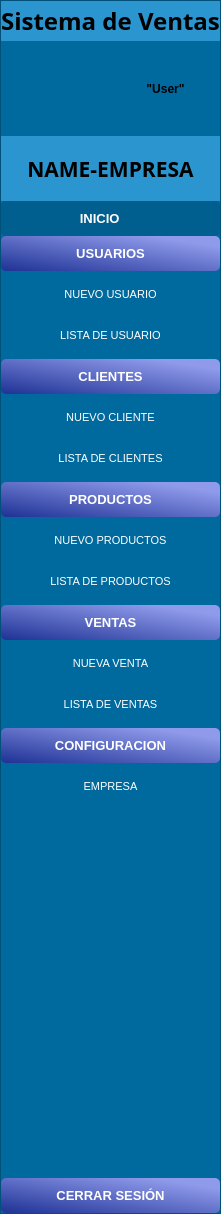
        <widget class="QFrame" name="frame_menu">
         <property name="enabled">
          <bool>true</bool>
         </property>
         <property name="baseSize">
          <size>
           <width>0</width>
           <height>0</height>
          </size>
         </property>
         <property name="layoutDirection">
          <enum>Qt::LeftToRight</enum>
         </property>
         <property name="styleSheet">
          <string notr="true">background-color: rgb(0, 105, 157);</string>
         </property>
         <property name="frameShape">
          <enum>QFrame::StyledPanel</enum>
         </property>
         <property name="frameShadow">
          <enum>QFrame::Raised</enum>
         </property>
         <property name="lineWidth">
          <number>0</number>
         </property>
         <layout class="QVBoxLayout" name="verticalLayout">
          <property name="spacing">
           <number>0</number>
          </property>
          <property name="leftMargin">
           <number>0</number>
          </property>
          <property name="topMargin">
           <number>0</number>
          </property>
          <property name="rightMargin">
           <number>0</number>
          </property>
          <property name="bottomMargin">
           <number>0</number>
          </property>
          <item>
           <widget class="QLabel" name="label_3">
            <property name="enabled">
             <bool>true</bool>
            </property>
            <property name="minimumSize">
             <size>
              <width>180</width>
              <height>40</height>
             </size>
            </property>
            <property name="font">
             <font>
              <family>Agency FB</family>
              <pointsize>18</pointsize>
              <weight>75</weight>
              <bold>true</bold>
             </font>
            </property>
            <property name="styleSheet">
             <string notr="true">background:rgb(42, 149, 207) ;
</string>
            </property>
            <property name="text">
             <string>Sistema de Ventas</string>
            </property>
            <property name="alignment">
             <set>Qt::AlignCenter</set>
            </property>
            <property name="margin">
             <number>-60</number>
            </property>
           </widget>
          </item>
          <item>
           <layout class="QHBoxLayout" name="horizontalLayout">
            <property name="spacing">
             <number>0</number>
            </property>
            <item>
             <widget class="QLabel" name="img_User">
              <property name="minimumSize">
               <size>
                <width>75</width>
                <height>95</height>
               </size>
              </property>
              <property name="maximumSize">
               <size>
                <width>130</width>
                <height>130</height>
               </size>
              </property>
              <property name="text">
               <string/>
              </property>
              <property name="pixmap">
               <pixmap>../img/User-Default.png</pixmap>
              </property>
              <property name="scaledContents">
               <bool>true</bool>
              </property>
              <property name="alignment">
               <set>Qt::AlignCenter</set>
              </property>
              <property name="wordWrap">
               <bool>false</bool>
              </property>
             </widget>
            </item>
            <item>
             <widget class="QLabel" name="lbl_Username">
              <property name="minimumSize">
               <size>
                <width>100</width>
                <height>0</height>
               </size>
              </property>
              <property name="maximumSize">
               <size>
                <width>16777215</width>
                <height>130</height>
               </size>
              </property>
              <property name="font">
               <font>
                <pointsize>9</pointsize>
                <weight>75</weight>
                <bold>true</bold>
               </font>
              </property>
              <property name="text">
               <string>&quot;User&quot;</string>
              </property>
              <property name="alignment">
               <set>Qt::AlignCenter</set>
              </property>
             </widget>
            </item>
           </layout>
          </item>
          <item>
           <widget class="QLabel" name="label">
            <property name="minimumSize">
             <size>
              <width>0</width>
              <height>65</height>
             </size>
            </property>
            <property name="font">
             <font>
              <family>Agency FB</family>
              <pointsize>16</pointsize>
              <weight>75</weight>
              <bold>true</bold>
             </font>
            </property>
            <property name="styleSheet">
             <string notr="true">background:rgb(42, 149, 207) ;</string>
            </property>
            <property name="text">
             <string>NAME-EMPRESA</string>
            </property>
            <property name="alignment">
             <set>Qt::AlignCenter</set>
            </property>
           </widget>
          </item>
          <item>
           <widget class="QPushButton" name="btn_inicio">
            <property name="enabled">
             <bool>true</bool>
            </property>
            <property name="minimumSize">
             <size>
              <width>0</width>
              <height>35</height>
             </size>
            </property>
            <property name="font">
             <font>
              <pointsize>10</pointsize>
              <weight>75</weight>
              <bold>true</bold>
             </font>
            </property>
            <property name="styleSheet">
             <string notr="true">QPushButton{
	
	background-color: rgb(0, 95, 143);
	border-radius: 5px;
	color: white;
}

QPushButton:hover{
	
	background-color: rgb(0, 105, 157);
}</string>
            </property>
            <property name="text">
             <string>      INICIO            </string>
            </property>
            <property name="icon">
             <iconset>
              <normaloff>../icon/home_black.png</normaloff>../icon/home_black.png</iconset>
            </property>
            <property name="iconSize">
             <size>
              <width>18</width>
              <height>18</height>
             </size>
            </property>
           </widget>
          </item>
          <item>
           <layout class="QVBoxLayout" name="lyu_Usuario">
            <property name="spacing">
             <number>6</number>
            </property>
            <property name="leftMargin">
             <number>0</number>
            </property>
            <property name="rightMargin">
             <number>0</number>
            </property>
            <property name="bottomMargin">
             <number>6</number>
            </property>
            <item>
             <widget class="QPushButton" name="btn_usuario">
              <property name="minimumSize">
               <size>
                <width>0</width>
                <height>35</height>
               </size>
              </property>
              <property name="font">
               <font>
                <pointsize>10</pointsize>
                <weight>75</weight>
                <bold>true</bold>
               </font>
              </property>
              <property name="styleSheet">
               <string notr="true">QPushButton{
	background-color: qlineargradient(spread:reflect, x1:0.045, y1:1, x2:0.966, y2:0.0795455, stop:0 rgba(33, 53, 151, 255), stop:0.892045 rgba(143, 154, 234, 255));
	border-radius: 5px;
	color: white;
}

QPushButton:hover{
	background-color: qlineargradient(spread:reflect, x1:0.045, y1:1, x2:0.966, y2:0.0795455, stop:0 rgba(33, 53, 151, 255), stop:0.892045 rgba(143, 154, 234, 200));
}</string>
              </property>
              <property name="text">
               <string>USUARIOS</string>
              </property>
             </widget>
            </item>
            <item>
             <widget class="QPushButton" name="btn_nuevo_usuario">
              <property name="enabled">
               <bool>true</bool>
              </property>
              <property name="minimumSize">
               <size>
                <width>0</width>
                <height>35</height>
               </size>
              </property>
              <property name="font">
               <font>
                <pointsize>8</pointsize>
               </font>
              </property>
              <property name="styleSheet">
               <string notr="true">QPushButton{
	background-color: rgb(0, 105, 157);
	border-radius: 10px;
	color: white;
}

QPushButton:hover{
	background: rgb(0, 117, 176);
}</string>
              </property>
              <property name="text">
               <string>NUEVO USUARIO</string>
              </property>
             </widget>
            </item>
            <item>
             <widget class="QPushButton" name="btn_lista_usuario">
              <property name="minimumSize">
               <size>
                <width>0</width>
                <height>35</height>
               </size>
              </property>
              <property name="font">
               <font>
                <pointsize>8</pointsize>
               </font>
              </property>
              <property name="styleSheet">
               <string notr="true">QPushButton{
	background-color: rgb(0, 105, 157);
	border-radius: 10px;
	color: white;
}

QPushButton:hover{
	background: rgb(0, 117, 176);
}</string>
              </property>
              <property name="text">
               <string>LISTA DE USUARIO</string>
              </property>
             </widget>
            </item>
           </layout>
          </item>
          <item>
           <layout class="QVBoxLayout" name="lyu_Clientes">
            <property name="spacing">
             <number>6</number>
            </property>
            <property name="leftMargin">
             <number>0</number>
            </property>
            <property name="rightMargin">
             <number>0</number>
            </property>
            <property name="bottomMargin">
             <number>6</number>
            </property>
            <item>
             <widget class="QPushButton" name="btn_Clientes">
              <property name="enabled">
               <bool>true</bool>
              </property>
              <property name="minimumSize">
               <size>
                <width>0</width>
                <height>35</height>
               </size>
              </property>
              <property name="font">
               <font>
                <pointsize>10</pointsize>
                <weight>75</weight>
                <bold>true</bold>
               </font>
              </property>
              <property name="styleSheet">
               <string notr="true">QPushButton{
	background-color: qlineargradient(spread:reflect, x1:0.045, y1:1, x2:0.966, y2:0.0795455, stop:0 rgba(33, 53, 151, 255), stop:0.892045 rgba(143, 154, 234, 255));
	border-radius: 5px;
	color: white;
}

QPushButton:hover{
	background-color: qlineargradient(spread:reflect, x1:0.045, y1:1, x2:0.966, y2:0.0795455, stop:0 rgba(33, 53, 151, 255), stop:0.892045 rgba(143, 154, 234, 200));
}</string>
              </property>
              <property name="text">
               <string>CLIENTES</string>
              </property>
             </widget>
            </item>
            <item>
             <widget class="QPushButton" name="btn_NewCliente">
              <property name="minimumSize">
               <size>
                <width>0</width>
                <height>35</height>
               </size>
              </property>
              <property name="font">
               <font>
                <pointsize>8</pointsize>
               </font>
              </property>
              <property name="styleSheet">
               <string notr="true">QPushButton{
	background-color: rgb(0, 105, 157);
	border-radius: 10px;
	color: white;
}

QPushButton:hover{
	background: rgb(0, 117, 176);
}</string>
              </property>
              <property name="text">
               <string>NUEVO CLIENTE</string>
              </property>
             </widget>
            </item>
            <item>
             <widget class="QPushButton" name="btn_ListCliente">
              <property name="minimumSize">
               <size>
                <width>0</width>
                <height>35</height>
               </size>
              </property>
              <property name="font">
               <font>
                <pointsize>8</pointsize>
               </font>
              </property>
              <property name="styleSheet">
               <string notr="true">QPushButton{
	background-color: rgb(0, 105, 157);
	border-radius: 10px;
	color: white;
}

QPushButton:hover{
	background: rgb(0, 117, 176);
}</string>
              </property>
              <property name="text">
               <string>LISTA DE CLIENTES</string>
              </property>
             </widget>
            </item>
           </layout>
          </item>
          <item>
           <layout class="QVBoxLayout" name="lyu_Productos">
            <property name="spacing">
             <number>6</number>
            </property>
            <property name="leftMargin">
             <number>0</number>
            </property>
            <property name="rightMargin">
             <number>0</number>
            </property>
            <property name="bottomMargin">
             <number>6</number>
            </property>
            <item>
             <widget class="QPushButton" name="btn_Productos">
              <property name="enabled">
               <bool>true</bool>
              </property>
              <property name="minimumSize">
               <size>
                <width>0</width>
                <height>35</height>
               </size>
              </property>
              <property name="font">
               <font>
                <pointsize>10</pointsize>
                <weight>75</weight>
                <bold>true</bold>
               </font>
              </property>
              <property name="styleSheet">
               <string notr="true">QPushButton{
	background-color: qlineargradient(spread:reflect, x1:0.045, y1:1, x2:0.966, y2:0.0795455, stop:0 rgba(33, 53, 151, 255), stop:0.892045 rgba(143, 154, 234, 255));
	border-radius: 5px;
	color: white;
}

QPushButton:hover{
	background-color: qlineargradient(spread:reflect, x1:0.045, y1:1, x2:0.966, y2:0.0795455, stop:0 rgba(33, 53, 151, 255), stop:0.892045 rgba(143, 154, 234, 200));
}</string>
              </property>
              <property name="text">
               <string>PRODUCTOS</string>
              </property>
             </widget>
            </item>
            <item>
             <widget class="QPushButton" name="btn_Newproductos">
              <property name="minimumSize">
               <size>
                <width>0</width>
                <height>35</height>
               </size>
              </property>
              <property name="font">
               <font>
                <pointsize>8</pointsize>
               </font>
              </property>
              <property name="styleSheet">
               <string notr="true">QPushButton{
	background-color: rgb(0, 105, 157);
	border-radius: 10px;
	color: white;
}

QPushButton:hover{
	background: rgb(0, 117, 176);
}</string>
              </property>
              <property name="text">
               <string>NUEVO PRODUCTOS</string>
              </property>
             </widget>
            </item>
            <item>
             <widget class="QPushButton" name="btn_ListProductos">
              <property name="minimumSize">
               <size>
                <width>0</width>
                <height>35</height>
               </size>
              </property>
              <property name="font">
               <font>
                <pointsize>8</pointsize>
               </font>
              </property>
              <property name="styleSheet">
               <string notr="true">QPushButton{
	background-color: rgb(0, 105, 157);
	border-radius: 10px;
	color: white;
}

QPushButton:hover{
	background: rgb(0, 117, 176);
}</string>
              </property>
              <property name="text">
               <string>LISTA DE PRODUCTOS</string>
              </property>
             </widget>
            </item>
           </layout>
          </item>
          <item>
           <layout class="QVBoxLayout" name="lyu_Ventas">
            <property name="spacing">
             <number>6</number>
            </property>
            <property name="leftMargin">
             <number>0</number>
            </property>
            <property name="rightMargin">
             <number>0</number>
            </property>
            <property name="bottomMargin">
             <number>6</number>
            </property>
            <item>
             <widget class="QPushButton" name="btn_Ventas">
              <property name="enabled">
               <bool>true</bool>
              </property>
              <property name="minimumSize">
               <size>
                <width>0</width>
                <height>35</height>
               </size>
              </property>
              <property name="font">
               <font>
                <pointsize>10</pointsize>
                <weight>75</weight>
                <bold>true</bold>
               </font>
              </property>
              <property name="styleSheet">
               <string notr="true">QPushButton{
	background-color: qlineargradient(spread:reflect, x1:0.045, y1:1, x2:0.966, y2:0.0795455, stop:0 rgba(33, 53, 151, 255), stop:0.892045 rgba(143, 154, 234, 255));
	border-radius: 5px;
	color: white;
}

QPushButton:hover{
	background-color: qlineargradient(spread:reflect, x1:0.045, y1:1, x2:0.966, y2:0.0795455, stop:0 rgba(33, 53, 151, 255), stop:0.892045 rgba(143, 154, 234, 200));
}</string>
              </property>
              <property name="text">
               <string>VENTAS</string>
              </property>
             </widget>
            </item>
            <item>
             <widget class="QPushButton" name="btn_NewVentas">
              <property name="minimumSize">
               <size>
                <width>0</width>
                <height>35</height>
               </size>
              </property>
              <property name="font">
               <font>
                <pointsize>8</pointsize>
               </font>
              </property>
              <property name="styleSheet">
               <string notr="true">QPushButton{
	background-color: rgb(0, 105, 157);
	border-radius: 10px;
	color: white;
}

QPushButton:hover{
	background: rgb(0, 117, 176);
}</string>
              </property>
              <property name="text">
               <string>NUEVA VENTA</string>
              </property>
             </widget>
            </item>
            <item>
             <widget class="QPushButton" name="btn_ListVentas">
              <property name="minimumSize">
               <size>
                <width>0</width>
                <height>35</height>
               </size>
              </property>
              <property name="font">
               <font>
                <pointsize>8</pointsize>
               </font>
              </property>
              <property name="styleSheet">
               <string notr="true">QPushButton{
	background-color: rgb(0, 105, 157);
	border-radius: 10px;
	color: white;
}

QPushButton:hover{
	background: rgb(0, 117, 176);
}</string>
              </property>
              <property name="text">
               <string>LISTA DE VENTAS</string>
              </property>
             </widget>
            </item>
           </layout>
          </item>
          <item>
           <layout class="QVBoxLayout" name="lyu_Config">
            <property name="spacing">
             <number>6</number>
            </property>
            <property name="leftMargin">
             <number>0</number>
            </property>
            <property name="rightMargin">
             <number>0</number>
            </property>
            <property name="bottomMargin">
             <number>6</number>
            </property>
            <item>
             <widget class="QPushButton" name="btn_Config">
              <property name="enabled">
               <bool>true</bool>
              </property>
              <property name="minimumSize">
               <size>
                <width>0</width>
                <height>35</height>
               </size>
              </property>
              <property name="font">
               <font>
                <pointsize>10</pointsize>
                <weight>75</weight>
                <bold>true</bold>
               </font>
              </property>
              <property name="styleSheet">
               <string notr="true">QPushButton{
	background-color: qlineargradient(spread:reflect, x1:0.045, y1:1, x2:0.966, y2:0.0795455, stop:0 rgba(33, 53, 151, 255), stop:0.892045 rgba(143, 154, 234, 255));
	border-radius: 5px;
	color: white;
}

QPushButton:hover{
	background-color: qlineargradient(spread:reflect, x1:0.045, y1:1, x2:0.966, y2:0.0795455, stop:0 rgba(33, 53, 151, 255), stop:0.892045 rgba(143, 154, 234, 200));
}</string>
              </property>
              <property name="text">
               <string>CONFIGURACION</string>
              </property>
             </widget>
            </item>
            <item>
             <widget class="QPushButton" name="btn_Empresa">
              <property name="minimumSize">
               <size>
                <width>0</width>
                <height>35</height>
               </size>
              </property>
              <property name="font">
               <font>
                <pointsize>8</pointsize>
               </font>
              </property>
              <property name="styleSheet">
               <string notr="true">QPushButton{
	background-color: rgb(0, 105, 157);
	border-radius: 10px;
	color: white;
}

QPushButton:hover{
	background: rgb(0, 117, 176);
}</string>
              </property>
              <property name="text">
               <string>EMPRESA</string>
              </property>
             </widget>
            </item>
            <item>
             <spacer name="verticalSpacer_2">
              <property name="orientation">
               <enum>Qt::Vertical</enum>
              </property>
              <property name="sizeHint" stdset="0">
               <size>
                <width>20</width>
                <height>40</height>
               </size>
              </property>
             </spacer>
            </item>
           </layout>
          </item>
          <item>
           <spacer name="Barra_DeMenuEspace">
            <property name="orientation">
             <enum>Qt::Vertical</enum>
            </property>
            <property name="sizeHint" stdset="0">
             <size>
              <width>13</width>
              <height>328</height>
             </size>
            </property>
           </spacer>
          </item>
          <item>
           <layout class="QVBoxLayout" name="lyu7">
            <item>
             <widget class="QPushButton" name="btn_SessionClose">
              <property name="minimumSize">
               <size>
                <width>0</width>
                <height>35</height>
               </size>
              </property>
              <property name="font">
               <font>
                <pointsize>10</pointsize>
                <weight>75</weight>
                <bold>true</bold>
               </font>
              </property>
              <property name="styleSheet">
               <string notr="true">QPushButton{
	background-color: qlineargradient(spread:reflect, x1:0.045, y1:1, x2:0.966, y2:0.0795455, stop:0 rgba(33, 53, 151, 255), stop:0.892045 rgba(143, 154, 234, 255));
	border-radius: 5px;
	color: white;
}

QPushButton:hover{
	background-color: qlineargradient(spread:reflect, x1:0.045, y1:1, x2:0.966, y2:0.0795455, stop:0 rgba(33, 53, 151, 255), stop:0.892045 rgba(143, 154, 234, 200));
}</string>
              </property>
              <property name="text">
               <string>CERRAR SESIÓN</string>
              </property>
             </widget>
            </item>
           </layout>
          </item>
         </layout>
        </widget>
